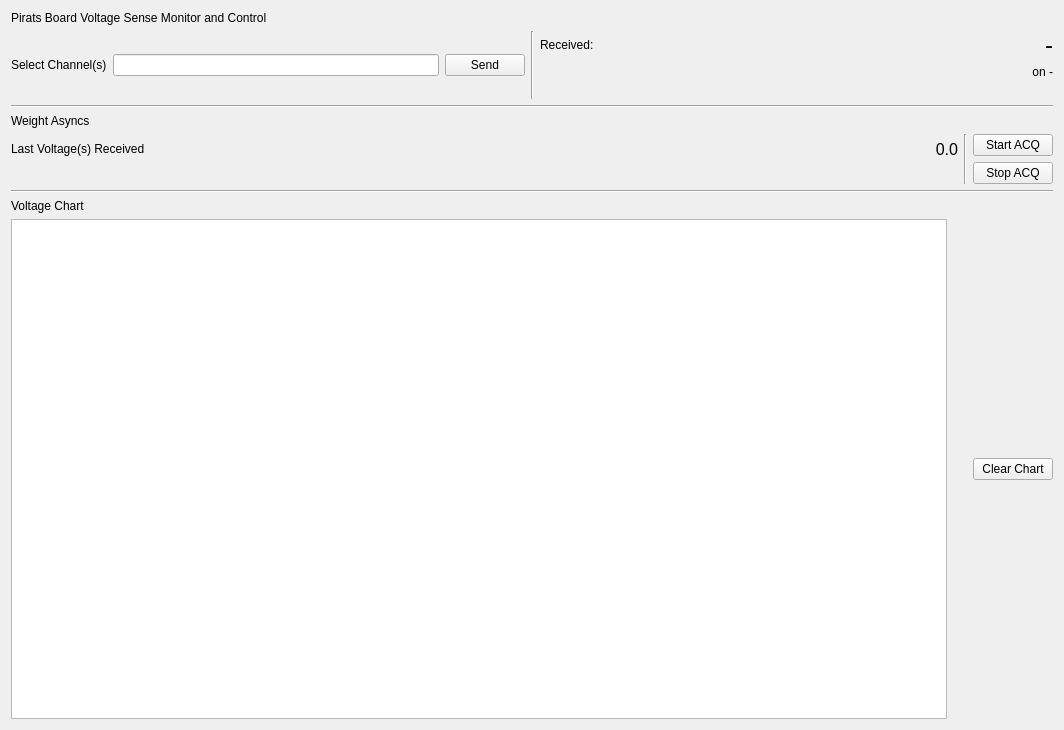
<?xml version="1.0" encoding="UTF-8"?>
<ui version="4.0">
 <class>ModulePiratsVoltageBig</class>
 <widget class="QWidget" name="ModulePiratsVoltageBig">
  <property name="geometry">
   <rect>
    <x>0</x>
    <y>0</y>
    <width>1064</width>
    <height>730</height>
   </rect>
  </property>
  <property name="windowTitle">
   <string>Pirats Voltage Module</string>
  </property>
  <layout class="QVBoxLayout" name="verticalLayout_11">
   <item>
    <layout class="QVBoxLayout" name="verticalLayout_8">
     <item>
      <widget class="QLabel" name="label">
       <property name="text">
        <string>Pirats Board Voltage Sense Monitor and Control</string>
       </property>
      </widget>
     </item>
     <item>
      <layout class="QHBoxLayout" name="horizontalLayout_10">
       <item>
        <layout class="QVBoxLayout" name="verticalLayout_5">
         <item>
          <layout class="QHBoxLayout" name="horizontalLayout_11">
           <item>
            <widget class="QLabel" name="label_9">
             <property name="text">
              <string>Select Channel(s)</string>
             </property>
            </widget>
           </item>
           <item>
            <widget class="QLineEdit" name="ledit_channel_set">
             <property name="text">
              <string/>
             </property>
            </widget>
           </item>
           <item>
            <widget class="QPushButton" name="pb_channel_set">
             <property name="text">
              <string>Send</string>
             </property>
            </widget>
           </item>
          </layout>
         </item>
         <item>
          <layout class="QGridLayout" name="gridLayout"/>
         </item>
        </layout>
       </item>
       <item>
        <widget class="Line" name="line_6">
         <property name="orientation">
          <enum>Qt::Vertical</enum>
         </property>
        </widget>
       </item>
       <item>
        <layout class="QVBoxLayout" name="verticalLayout_6">
         <item>
          <layout class="QHBoxLayout" name="horizontalLayout_12">
           <item>
            <widget class="QLabel" name="label_10">
             <property name="text">
              <string>Received:</string>
             </property>
            </widget>
           </item>
           <item>
            <spacer name="horizontalSpacer_10">
             <property name="orientation">
              <enum>Qt::Horizontal</enum>
             </property>
             <property name="sizeHint" stdset="0">
              <size>
               <width>40</width>
               <height>20</height>
              </size>
             </property>
            </spacer>
           </item>
           <item>
            <widget class="QLabel" name="lbl_set_channel_recvd">
             <property name="minimumSize">
              <size>
               <width>150</width>
               <height>0</height>
              </size>
             </property>
             <property name="font">
              <font>
               <pointsize>18</pointsize>
              </font>
             </property>
             <property name="text">
              <string>-</string>
             </property>
             <property name="alignment">
              <set>Qt::AlignRight|Qt::AlignTrailing|Qt::AlignVCenter</set>
             </property>
            </widget>
           </item>
          </layout>
         </item>
         <item>
          <widget class="QLabel" name="lbl_set_channel_recvd_on">
           <property name="text">
            <string>on -</string>
           </property>
           <property name="alignment">
            <set>Qt::AlignRight|Qt::AlignTrailing|Qt::AlignVCenter</set>
           </property>
          </widget>
         </item>
         <item>
          <spacer name="horizontalSpacer_11">
           <property name="orientation">
            <enum>Qt::Horizontal</enum>
           </property>
           <property name="sizeHint" stdset="0">
            <size>
             <width>40</width>
             <height>20</height>
            </size>
           </property>
          </spacer>
         </item>
        </layout>
       </item>
      </layout>
     </item>
    </layout>
   </item>
   <item>
    <widget class="Line" name="line">
     <property name="orientation">
      <enum>Qt::Horizontal</enum>
     </property>
    </widget>
   </item>
   <item>
    <layout class="QVBoxLayout" name="verticalLayout_9">
     <item>
      <widget class="QLabel" name="label_7">
       <property name="text">
        <string>Weight Asyncs</string>
       </property>
      </widget>
     </item>
     <item>
      <layout class="QHBoxLayout" name="horizontalLayout_8">
       <item>
        <layout class="QVBoxLayout" name="verticalLayout_4">
         <item>
          <layout class="QHBoxLayout" name="horizontalLayout_7">
           <item>
            <widget class="QLabel" name="label_3">
             <property name="text">
              <string>Last Voltage(s) Received</string>
             </property>
            </widget>
           </item>
           <item>
            <spacer name="horizontalSpacer_3">
             <property name="orientation">
              <enum>Qt::Horizontal</enum>
             </property>
             <property name="sizeHint" stdset="0">
              <size>
               <width>40</width>
               <height>20</height>
              </size>
             </property>
            </spacer>
           </item>
           <item>
            <widget class="QLabel" name="lbl_last_voltage">
             <property name="minimumSize">
              <size>
               <width>0</width>
               <height>0</height>
              </size>
             </property>
             <property name="font">
              <font>
               <pointsize>12</pointsize>
              </font>
             </property>
             <property name="text">
              <string>0.0</string>
             </property>
             <property name="alignment">
              <set>Qt::AlignRight|Qt::AlignTrailing|Qt::AlignVCenter</set>
             </property>
            </widget>
           </item>
          </layout>
         </item>
         <item>
          <spacer name="horizontalSpacer_7">
           <property name="orientation">
            <enum>Qt::Horizontal</enum>
           </property>
           <property name="sizeHint" stdset="0">
            <size>
             <width>40</width>
             <height>20</height>
            </size>
           </property>
          </spacer>
         </item>
        </layout>
       </item>
       <item>
        <widget class="Line" name="line_3">
         <property name="orientation">
          <enum>Qt::Vertical</enum>
         </property>
        </widget>
       </item>
       <item>
        <layout class="QVBoxLayout" name="verticalLayout_2">
         <item>
          <widget class="QPushButton" name="start_acq_btn">
           <property name="text">
            <string>Start ACQ</string>
           </property>
          </widget>
         </item>
         <item>
          <widget class="QPushButton" name="stop_acq_btn">
           <property name="text">
            <string>Stop ACQ</string>
           </property>
          </widget>
         </item>
        </layout>
       </item>
      </layout>
     </item>
    </layout>
   </item>
   <item>
    <widget class="Line" name="line_4">
     <property name="orientation">
      <enum>Qt::Horizontal</enum>
     </property>
    </widget>
   </item>
   <item>
    <layout class="QVBoxLayout" name="verticalLayout_10">
     <item>
      <widget class="QLabel" name="label_8">
       <property name="text">
        <string>Voltage Chart</string>
       </property>
      </widget>
     </item>
     <item>
      <layout class="QHBoxLayout" name="horizontalLayout_6">
       <item>
        <widget class="PlotWidget" name="chart"/>
       </item>
       <item>
        <spacer name="verticalSpacer">
         <property name="orientation">
          <enum>Qt::Vertical</enum>
         </property>
         <property name="sizeHint" stdset="0">
          <size>
           <width>20</width>
           <height>40</height>
          </size>
         </property>
        </spacer>
       </item>
       <item>
        <widget class="QPushButton" name="btn_clear_chart">
         <property name="text">
          <string>Clear Chart</string>
         </property>
        </widget>
       </item>
      </layout>
     </item>
    </layout>
   </item>
  </layout>
 </widget>
 <customwidgets>
  <customwidget>
   <class>PlotWidget</class>
   <extends>QGraphicsView</extends>
   <header>pyqtgraph</header>
  </customwidget>
 </customwidgets>
 <resources/>
 <connections/>
</ui>
